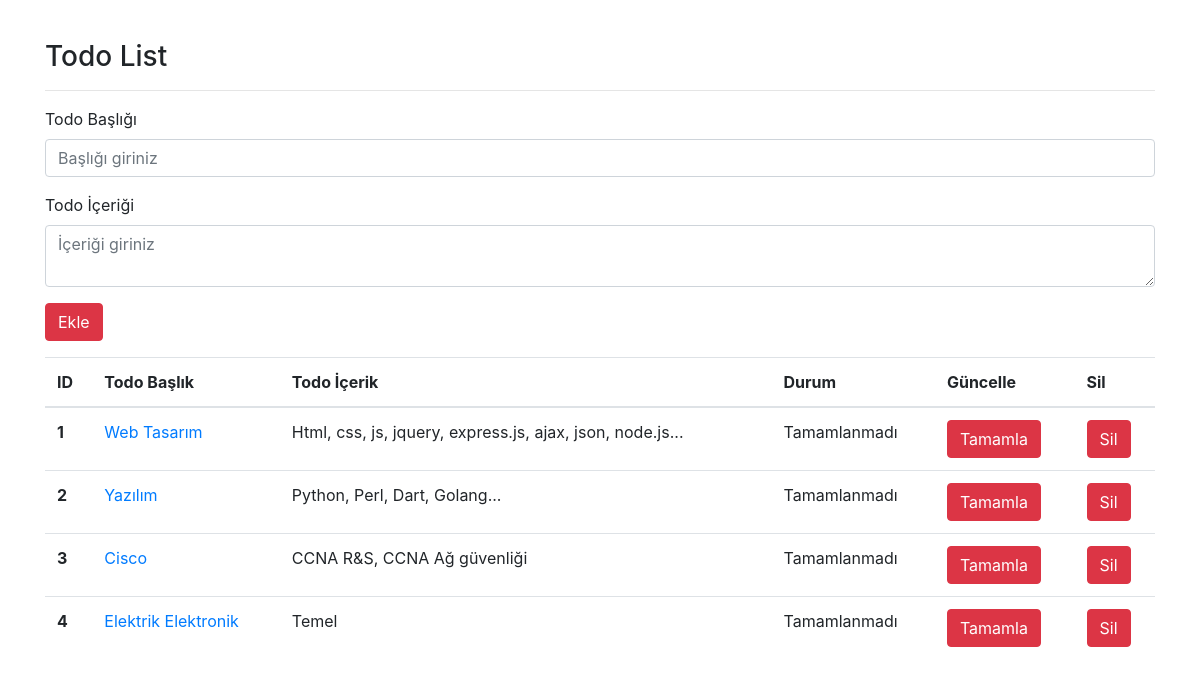
The page / on the database its author committed.
### todo.py (models this page shows)
class Todo(db.Model):
    id = db.Column(db.Integer,primary_key=True)
    title = db.Column(db.String(80))
    content = db.Column(db.Text)
    complete = db.Column(db.Boolean)

### todo.py (the view)
@app.route("/")
def index():
    todos = Todo.query.all() # Todo'da ki tüm db verilerini al
    return render_template("index.html",todos=todos) # Todosu içine attık

### templates/index.html (shortened to what this page needs)
<!DOCTYPE html>
<html lang="en">
<head>
    <link rel="stylesheet" href="https://maxcdn.bootstrapcdn.com/bootstrap/4.0.0/css/bootstrap.min.css">
</head>
<body>
    <div style="margin-top: 40px ;" class="container">
        <h3>Todo List</h3>
        <hr>
        <form action="/add" method="POST">
            <form>
                <div class="form-group">
                  <label for="formGroupExampleInput">Todo Başlığı</label>
                  <input type="text" name="title" class="form-control" id="formGroupExampleInput" placeholder="Başlığı giriniz">
                </div>
                <div class="form-group">
                  <label for="formGroupExampleInput2">Todo İçeriği</label>
                  <textarea type="text" name="content" class="form-control" id="formGroupExampleInput2" placeholder="İçeriği giriniz"></textarea>
                </div>
                <button type="submit" class="btn btn-danger mb-3">Ekle</button>
              </form>
        </form>
        {% if todos == [] %}
        <div class="alert alert-warning" role="alert">
            Herhangi bir todonuz bulunmuyor...
        </div>
        {% else %}
        <table class="table">
            <thead>
              <tr>
                <th scope="col">ID</th>
                <th scope="col">Todo Başlık</th>
                <th scope="col">Todo İçerik</th>
                <th scope="col">Durum</th>
                <th scope="col">Güncelle</th>
                <th scope="col">Sil</th>
              </tr>
            </thead>
            <tbody>
              {% for todo in todos %}
                <tr>
                  <th schope="row">{{todo.id}}</th>
                  <td><a href="/detail/{{todo.id}}">{{todo.title}}</a></td>
                  <td>{{todo.content}}</td>
                  {% if todo.complete == False %}
                      <td>Tamamlanmadı</td>
                  {% else %}
                      <td>Tamamlandı</td>
                  {% endif %}
                  <td><a href="/complete/{{todo.id}}" class="btn btn-danger">Tamamla</a></td>
                  <td><a href="/delete/{{todo.id}}" class="btn btn-danger">Sil</a></td>
                </tr>
              {% endfor %}
            </tbody>
          </table>
        {% endif %}
    </div>
</body>
</html>

### rows shown on the page
Todo: id "1", title "Web Tasarım", content "Html, css, js, jquery, express.js, ajax, json, node.js...", complete "Tamamlanmadı"
Todo: id "2", title "Yazılım", content "Python, Perl, Dart, Golang...", complete "Tamamlanmadı"
Todo: id "3", title "Cisco", content "CCNA R&S, CCNA Ağ güvenliği", complete "Tamamlanmadı"
Todo: id "4", title "Elektrik Elektronik", content "Temel", complete "Tamamlanmadı"
